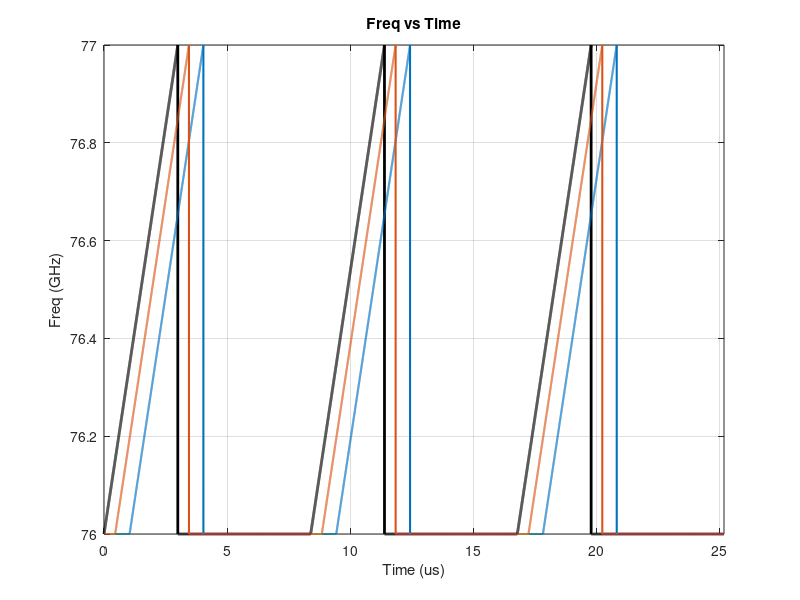
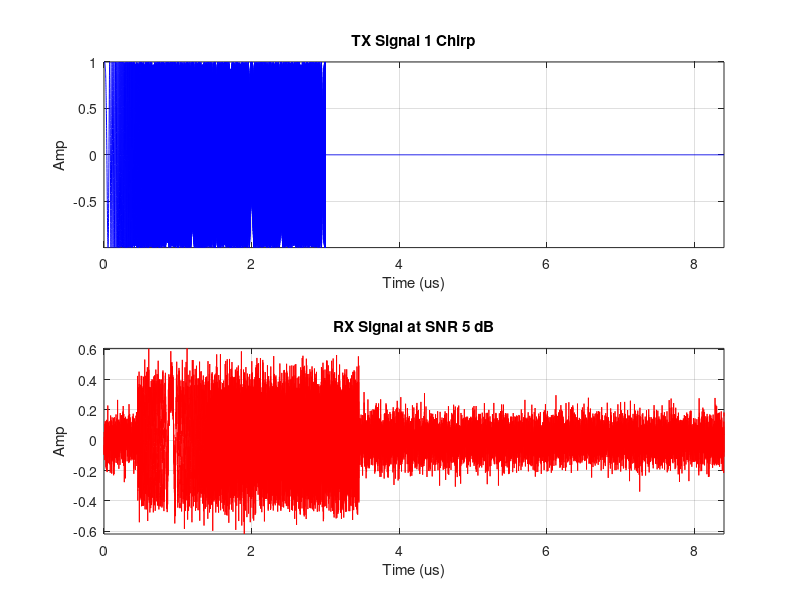

Recreate these plots in MATLAB, in order. (Note: this script raises an error after producing the figures.)
% FMCW rader full mergad code with all tasks
% BY: Salah Waheed, Islam Ahmed
clear; close all; clc;

%% paramaters
c = 3e8; 
fc = 76.5e9; %carrier
lambda = c/fc;
B = 1e9; %Bandwidth
Tc = 3e-6; % Chirp duration
PRI = 8.4e-6; 
slope = B/Tc;
Ts = 0.5e-9; 
Fs = 1/Ts;
Np = 512;           % num pulses
Ns = round(Tc/Ts);   % samples per chirp
Npri = round(PRI/Ts); % samples per PRI

%% Targets [R, V]
tgt = [156, 10; 68, -80];
nt = size(tgt, 1);

%% instentous freq
figure;
n_show = 3;
t_ax = 0:Ts:(n_show*PRI - Ts);
tx_f = (fc - B/2) * ones(size(t_ax));

% tx line
for i = 0:n_show-1
    t0 = i*PRI;
    idx = (t_ax >= t0) & (t_ax < t0 + Tc);
    tx_f(idx) = (fc - B/2) + slope*(t_ax(idx) - t0);
end
plot(t_ax*1e6, tx_f/1e9, 'k', 'LineWidth', 2); hold on; grid on;

% rx lines
cols = lines(nt);
for i = 1:nt
    delay = 2 * tgt(i,1) / c;
    rx_f = (fc - B/2) * ones(size(t_ax));
    for j = 0:n_show-1
        t0 = j*PRI;
        idx = (t_ax >= t0 + delay) & (t_ax < t0 + delay + Tc);
        if any(idx)
            rx_f(idx) = (fc - B/2) + slope*(t_ax(idx) - t0 - delay);
        end
    end
    plot(t_ax*1e6, rx_f/1e9, 'Color', cols(i,:), 'LineWidth', 1.5);
end
xlabel('Time (us)'); ylabel('Freq (GHz)'); title('Freq vs Time');
xlim([0 n_show*PRI*1e6]);

%% Main Loop for snr values
snr_vals = [5, 10, 15];
for s = 1:length(snr_vals)
    snr = snr_vals(s);
    disp(['Processing SNR: ' num2str(snr)]);
    
    % sig setup
    N_all = Np * Npri;
    stx = zeros(1, N_all);
    srx = zeros(1, N_all);
    t_fast = (0:Ns-1)*Ts;
    
    % tx gen
    for i = 0:Np-1
        k = i*Npri + 1;
        stx(k:k+Ns-1) = exp(1j * pi * slope * t_fast.^2);
    end
    
    % rx gen
    for i = 1:nt
        R = tgt(i,1);
        V = tgt(i,2);
        Amp = (40/R)^2;
        
        for j = 0:Np-1
            t_slow = j * PRI;
            r_t = R + V*t_slow;
            tau = 2 * r_t / c;
            delay_n = round(tau/Ts);
            
            phs = exp(-1j*2*pi*fc*tau);
            k = j*Npri + 1 + delay_n;
            
            if k+Ns-1 <= N_all
                sig = Amp * (exp(1j*pi*slope*(t_fast - tau).^2) * phs);
                srx(k:k+Ns-1) = srx(k:k+Ns-1) + sig;
            end
        end
    end
    
    % add noise
    srx_noisy = awgn(srx, snr, 'measured');
    
    % Plot(TX/RX) for this SNR

    figure('Color','w', 'Name', ['Signals at SNR ' num2str(snr)]);
    time_plot = (0:Npri-1)*Ts*1e6; % microseconds
    
    subplot(2,1,1); 
    plot(time_plot, real(stx(1:Npri)), 'b'); 
    title('TX Signal 1 Chirp'); 
    xlabel('Time (us)'); ylabel('Amp'); axis tight; grid on;
    
    subplot(2,1,2); 
    plot(time_plot, real(srx_noisy(1:Npri)), 'r'); 
    title(['RX Signal at SNR ' num2str(snr) ' dB']); 
    xlabel('Time (us)'); ylabel('Amp'); axis tight; grid on;

    % Processing
    tic;
    mix = stx .* conj(srx_noisy);
    
    % reshape
    mix_mat = zeros(Npri, Np);
    for i = 1:Np
        k = (i-1)*Npri + 1;
        mix_mat(:,i) = mix(k : k+Npri-1).';
    end
    
    % window & fft
    win_2d = mix_mat .* hamming(Npri) .* hamming(Np)';
    
    fft_r = fft(win_2d, [], 1);
    fft_r = fft_r(1:Npri/2, :); % one sided
    
    % axes
    fr = (0:Npri/2-1)*(Fs/Npri);
    r_axis = c * fr / (4 * slope);
    
    %% CFAR
    % detection on 1st chirp
    cut = abs(fft_r(:,1));
    cut_db = 20*log10(cut);
    N_bins = length(cut_db);
    
    % settings
    Tr = 12; Gd = 5; off = 17;
    Thresh = zeros(size(cut_db));
    
    for i = 1:N_bins
        i1 = max(1, i-(Tr+Gd));
        i2 = min(N_bins, i+(Tr+Gd));
        
        % noise window
        win_idx = [i1 : max(1, i-Gd-1), min(N_bins, i+Gd+1) : i2];
        
        noise = mean(cut_db(win_idx));
        Thresh(i) = noise + off;
    end
    
    % find peaks
    [pks, locs] = findpeaks(cut_db, 'MinPeakProminence', 5);
    det_pks = []; 
    det_locs = [];
    
    for i = 1:length(locs)
        idx = locs(i);
        if pks(i) > Thresh(idx)
            det_pks = [det_pks, pks(i)];
            det_locs = [det_locs, idx];
        end
    end
    det_r = r_axis(det_locs);
    t_end = toc;
    
    %% Plotting Results
    figure('Color','w', 'Name', ['Results SNR ' num2str(snr)]);
    
    % beat sig
    subplot(2,2,1);
    t_b = (0:Npri-1)*Ts;
    plot(t_b*1e6, real(mix_mat(:,1))); axis tight;
    xlabel('Time (us)'); ylabel('Amp'); title('Beat Signal');
    xlim([0 Tc*1e6]);
    
    % range-mag
    subplot(2,2,2); hold on; grid on;
    plot(r_axis, cut_db, 'b');
    plot(r_axis, Thresh, 'g--');
    if ~isempty(det_r)
        plot(det_r, det_pks, 'ro', 'LineWidth', 2);
    end
    xlabel('Range (m)'); ylabel('dB'); title(['Range at SNR ' num2str(snr)]);
    xlim([0 250]);
    
    % print results
    disp('Targets Found:');
    for i = 1:nt
        r_true = tgt(i,1);
        if ~isempty(det_r)
            [err, idx] = min(abs(det_r - r_true));
            if err < 5
                fprintf(' Tgt %d: True=%.2f m, Det=%.2f m\n', i, r_true, det_r(idx));
            else
                fprintf(' Tgt %d: Not Detected\n', i);
            end
        else
            fprintf(' Tgt %d: Not Detected\n', i);
        end
    end
    fprintf(' Proc time: %.5f s\n', t_end);
    
    % velocity-mag
    v_axis = (-Np/2 : Np/2-1) * (lambda / (2*Np*PRI));
    n_det = length(det_r);
    
    if n_det > 0
        subplot(2,2,3); hold on; grid on;
        disp('Velocity:');
        for i = 1:n_det
            idx = det_locs(i);
            % fft on slow time
            s_dopp = fft_r(idx, :);
            f_dopp = fftshift(fft(s_dopp));
            p_dopp = 20*log10(abs(f_dopp));
            
            [~, imax] = max(p_dopp);
            v_meas = v_axis(imax);
            
            plot(v_axis, p_dopp);
            plot(v_meas, p_dopp(imax), 'ro');
            
            % print velocety
            curr_r = det_r(i);
            [~, tidx] = min(abs(tgt(:,1) - curr_r));
            v_true = tgt(tidx, 2);
            fprintf(' R=%.1f m: True=%.2f m/s, Meas=%.2f m/s\n', curr_r, v_true, v_meas);
        end
        xlabel('m/s'); ylabel('dB'); title('velocity');
    else
        subplot(2,2,3); title('No Velocity');
    end
    
    % 2D map
    fft2 = fftshift(fft(fft_r, [], 2), 2);
    map = 20*log10(abs(fft2) + eps);
    map = map - max(map(:));
    
    subplot(2,2,4); 
    imagesc(r_axis, v_axis, map.'); 
    axis xy; colormap jet; clim([-70 0]);
    xlabel('Range'); ylabel('Vel'); title('Range-velocity Map');
    hold on;
    plot(tgt(:,1), tgt(:,2), 'ro', 'MarkerSize', 8, 'LineWidth', 2);
    colorbar;
end